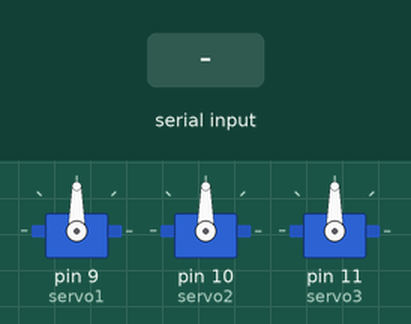
The sketch below on a simulated Arduino Uno, built with avr-gcc and run on an emulated ATmega328P. On the bench: 3 × servo. The inputs (shaded band) are chosen by the test bench.

Above: at 1.2 s.
1.3 s: "90,45,200\n" received over Serial
At 1.8 s:
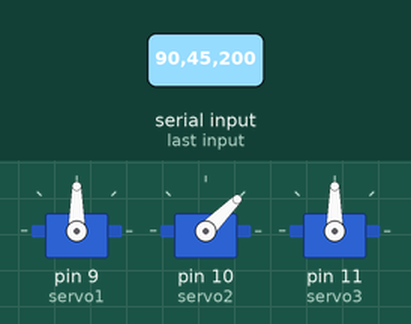
2.8 s: "30,150,10\n" received over Serial
At 4.0 s:
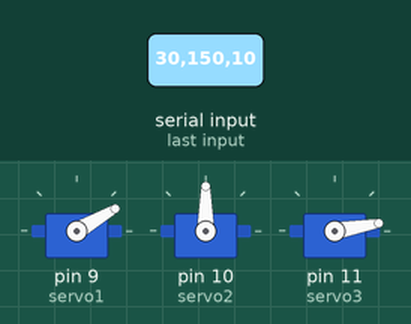
4.3 s: "1,90,45\n" received over Serial
At 5.2 s:
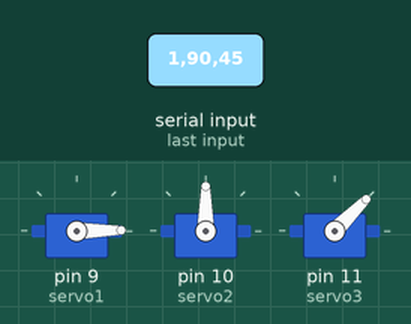
Timing chart, 0 to 7.3 s (numbered marks = the images above; inputs shaded):
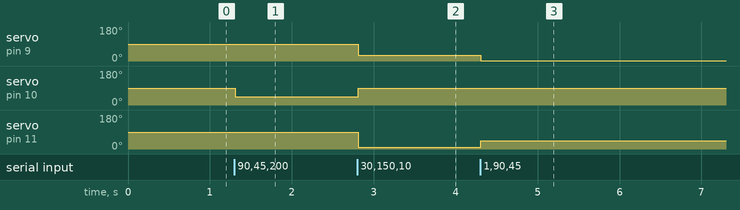

The sketch:

3_joints.ino
```cpp
#include <Servo.h>

// Create servo objects for 3 joints
Servo servo1;
Servo servo2;
Servo servo3;

void setup() {
  Serial.begin(9600);

  // Attach servos to digital PWM pins on the Arduino
  servo1.attach(9);   // Base or Joint 1
  servo2.attach(10);  // Joint 2
  servo3.attach(11);  // Joint 3
}

void loop() {
  if (Serial.available() > 0) {
    // Read the incoming string until the newline character '\n'
    String data = Serial.readStringUntil('\n');

    // Find the comma separators
    int firstComma = data.indexOf(',');
    int secondComma = data.indexOf(',', firstComma + 1);

    // Ensure valid formatting exists before parsing
    if (firstComma > 0 && secondComma > 0) {
      int angle1 = data.substring(0, firstComma).toInt();
      int angle2 = data.substring(firstComma + 1, secondComma).toInt();
      int angle3 = data.substring(secondComma + 1).toInt();

      // Constrain angles to prevent mechanical binding on physical hardware
      angle1 = constrain(angle1, 0, 90);
      angle2 = constrain(angle2, 0, 90);
      angle3 = constrain(angle3, 0, 90);

      // Command the physical servos
      servo1.write(angle1);
      servo2.write(angle2);
      servo3.write(angle3);
    }
  }
}
```

Measured:
- after the input at 1.3 s, servo on pin 10 (servo2): 90° → 45° at once
- after the input at 2.8 s, servo on pin 9 (servo1): 90° → 30° at once; servo on pin 10 (servo2): 45° → 90° at once; servo on pin 11 (servo3): 90° → 10° at once
- after the input at 4.3 s, servo on pin 9 (servo1): 30° → 1° at once; servo on pin 11 (servo3): 10° → 45° at once
